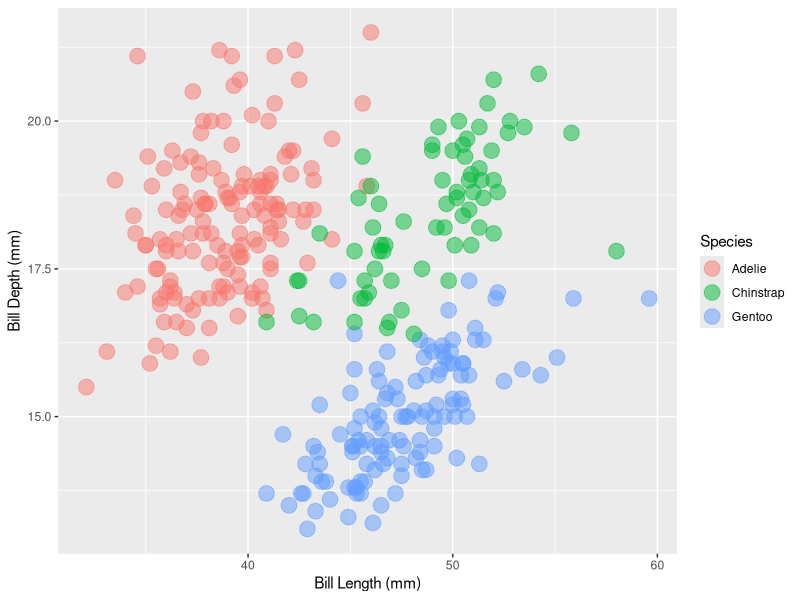

The R script that drew this image:
library(tidyverse)
# install.packages("palmerpenguins")
library(palmerpenguins)
pgs <- penguins %>% drop_na

pgs %>% 
  ggplot() +
  geom_point(aes(x = bill_length_mm, y = bill_depth_mm, color = species),
             size = 5,
             alpha = 0.5
  ) +
  labs(x="Bill Length (mm)",
       y="Bill Depth (mm)",
       color="Species")

